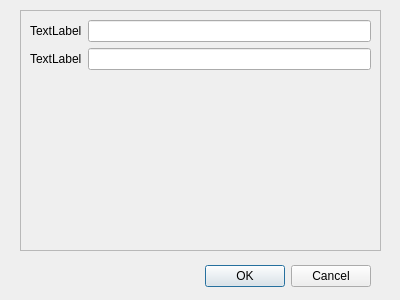
<?xml version="1.0" encoding="UTF-8"?>
<ui version="4.0">
 <class>Dialog</class>
 <widget class="QDialog" name="Dialog">
  <property name="geometry">
   <rect>
    <x>0</x>
    <y>0</y>
    <width>400</width>
    <height>300</height>
   </rect>
  </property>
  <property name="windowTitle">
   <string>Dialog</string>
  </property>
  <widget class="QDialogButtonBox" name="add_row_but">
   <property name="geometry">
    <rect>
     <x>30</x>
     <y>260</y>
     <width>341</width>
     <height>32</height>
    </rect>
   </property>
   <property name="orientation">
    <enum>Qt::Horizontal</enum>
   </property>
   <property name="standardButtons">
    <set>QDialogButtonBox::Cancel|QDialogButtonBox::Ok</set>
   </property>
  </widget>
  <widget class="QScrollArea" name="scrollArea">
   <property name="geometry">
    <rect>
     <x>20</x>
     <y>10</y>
     <width>361</width>
     <height>241</height>
    </rect>
   </property>
   <property name="widgetResizable">
    <bool>true</bool>
   </property>
   <widget class="QWidget" name="scrollAreaWidgetContents">
    <property name="geometry">
     <rect>
      <x>0</x>
      <y>0</y>
      <width>359</width>
      <height>239</height>
     </rect>
    </property>
    <layout class="QFormLayout" name="formLayout">
     <item row="0" column="0">
      <widget class="QLabel" name="label">
       <property name="text">
        <string>TextLabel</string>
       </property>
      </widget>
     </item>
     <item row="0" column="1">
      <widget class="QLineEdit" name="lineEdit"/>
     </item>
     <item row="1" column="0">
      <widget class="QLabel" name="label_2">
       <property name="text">
        <string>TextLabel</string>
       </property>
      </widget>
     </item>
     <item row="1" column="1">
      <widget class="QLineEdit" name="lineEdit_2"/>
     </item>
    </layout>
   </widget>
  </widget>
 </widget>
 <resources/>
 <connections>
  <connection>
   <sender>add_row_but</sender>
   <signal>accepted()</signal>
   <receiver>Dialog</receiver>
   <slot>accept()</slot>
   <hints>
    <hint type="sourcelabel">
     <x>248</x>
     <y>254</y>
    </hint>
    <hint type="destinationlabel">
     <x>157</x>
     <y>274</y>
    </hint>
   </hints>
  </connection>
  <connection>
   <sender>add_row_but</sender>
   <signal>rejected()</signal>
   <receiver>Dialog</receiver>
   <slot>reject()</slot>
   <hints>
    <hint type="sourcelabel">
     <x>316</x>
     <y>260</y>
    </hint>
    <hint type="destinationlabel">
     <x>286</x>
     <y>274</y>
    </hint>
   </hints>
  </connection>
 </connections>
</ui>
